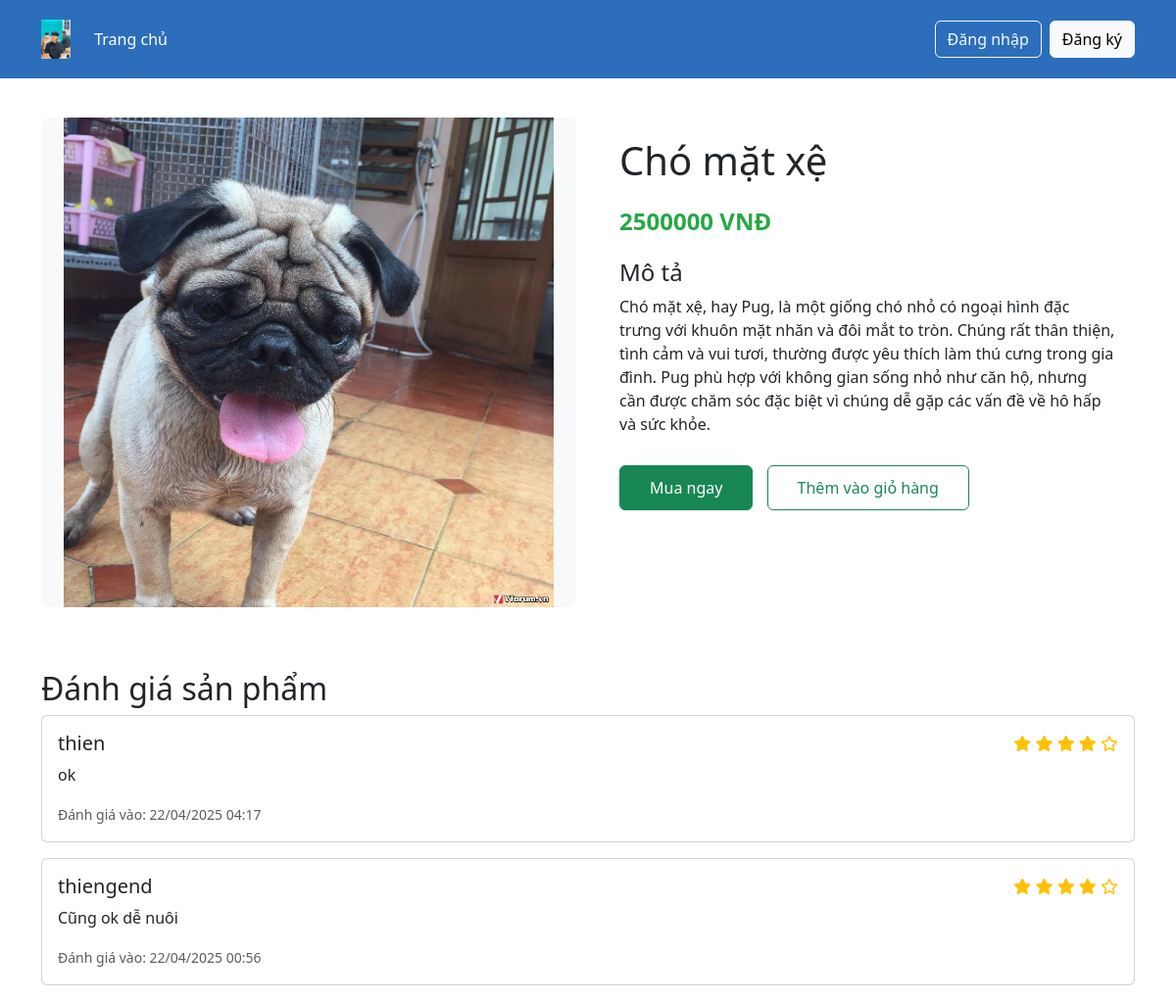
/product/16/, run on the app's committed database.
### accounts/models.py (models this page shows, shortened)
class Product(models.Model):
    name = models.CharField(max_length=200, verbose_name='Tên sản phẩm')
    description = models.TextField(verbose_name='Mô tả')
    price = models.DecimalField(max_digits=10, decimal_places=0, verbose_name='Giá')
    image = models.ImageField(upload_to='products/', verbose_name='Hình ảnh')
    category = models.ForeignKey(Category, on_delete=models.CASCADE, verbose_name='Loại sản phẩm')
    created_at = models.DateTimeField(auto_now_add=True, verbose_name='Ngày tạo')
    updated_at = models.DateTimeField(auto_now=True, verbose_name='Ngày cập nhật')
    is_active = models.BooleanField(default=True, verbose_name='Kích hoạt')
    class Meta:
        verbose_name = 'Products'
        verbose_name_plural = 'Products'
        ordering = ['-created_at']

class Review(models.Model):
    order = models.ForeignKey(Order, on_delete=models.CASCADE, related_name='reviews', null=True, blank=True)
    product = models.ForeignKey(Product, on_delete=models.CASCADE, related_name='reviews', null=True, blank=True)
    user = models.ForeignKey(User, on_delete=models.CASCADE)
    rating = models.IntegerField(choices=[(i, i) for i in range(1, 6)])
    comment = models.TextField()
    created_at = models.DateTimeField(auto_now_add=True)
    updated_at = models.DateTimeField(auto_now=True)
    class Meta:
        ordering = ['-created_at']

### ecommerce/urls.py (the view)
# urls.py: path('product/<int:product_id>/', product_detail, name='product_detail'),
def product_detail(request, product_id):
    product = get_object_or_404(Product, id=product_id, is_active=True)
    user_review = None
    if request.user.is_authenticated:
        user_review = Review.objects.filter(product=product, user=request.user).first()
    cart_count = 0
    if request.user.is_authenticated:
        cart_count = views.CartItem.objects.filter(cart__user=request.user).count()
    return render(request, 'product_detail.html', {
        'product': product,
        'user_review': user_review,
        'cart_count': cart_count
    })

### ecommerce/templates/product_detail.html (shortened to what this page needs)
{% load static %}
<!DOCTYPE html>
<html lang="en">
<head>
    <link href="https://cdn.jsdelivr.net/npm/bootstrap@5.3.0/dist/css/bootstrap.min.css" rel="stylesheet">
    <link href="https://cdnjs.cloudflare.com/ajax/libs/font-awesome/6.0.0/css/all.min.css" rel="stylesheet">
</head>
<body>
    <nav class="navbar navbar-expand-lg nav-main">
        <div class="container">
            <a class="navbar-brand" href="{% url 'home' %}">
                <img src="{% static 'images/pic.jpg' %}" alt="Logo">
            </a>
            <div class="collapse navbar-collapse" id="navbarNav">
                <ul class="navbar-nav me-auto mb-2 mb-lg-0">
                    <li class="nav-item">
                        <a class="nav-link" href="{% url 'home' %}">Trang chủ</a>
                    </li>
                </ul>
                <div class="d-flex align-items-center">
                    {% if user.is_authenticated %}
                        <div class="cart-section me-3">
                            <a href="{% url 'cart' %}" class="text-white">
                                <i class="fas fa-shopping-cart"></i>
                                <span class="badge bg-danger">{{ cart_count }}</span>
                            </a>
                        </div>
                        <a href="{% url 'logout' %}" class="btn btn-outline-light">Đăng xuất</a>
                    {% else %}
                        <a href="{% url 'login' %}" class="btn btn-outline-light me-2">Đăng nhập</a>
                        <a href="{% url 'register' %}" class="btn btn-light">Đăng ký</a>
                    {% endif %}
                </div>
            </div>
        </div>
    </nav>
    <section class="product-detail">
        <div class="container">
            <div class="row">
                <div class="col-md-6">
                    <img src="{{ product.image.url }}" alt="{{ product.name }}" class="product-image">
                </div>
                <div class="col-md-6">
                    <div class="product-info">
                        <h1>{{ product.name }}</h1>
                        <div class="product-price">{{ product.price }} VNĐ</div>
                        <div class="product-description">
                            <h4>Mô tả</h4>
                            <p>{{ product.description }}</p>
                        </div>
                        <div class="action-buttons">
                            <a href="{% url 'checkout_product' product.id %}" class="btn btn-success">Mua ngay</a>
                            <form method="post" action="{% url 'add_to_cart' product.id %}" style="display: inline;">
                                <button type="submit" class="btn btn-outline-success">Thêm vào giỏ hàng</button>
                            </form>
                        </div>
                    </div>
                </div>
            </div>
        </div>
    </section>
    <div class="container mt-4">
        <div class="row">
            <div class="col-12">
                <h2>Đánh giá sản phẩm</h2>
                {% if product.reviews.all %}
                    <div class="reviews-list">
                        {% for review in product.reviews.all %}
                            <div class="card mb-3">
                                <div class="card-body">
                                    <div class="d-flex justify-content-between">
                                        <h5 class="card-title">{{ review.user.username }}</h5>
                                        <div class="text-warning">
                                            {% for i in "12345"|make_list %}
                                                {% if forloop.counter <= review.rating %}
                                                    <i class="fas fa-star"></i>
                                                {% else %}
                                                    <i class="far fa-star"></i>
                                                {% endif %}
                                            {% endfor %}
                                        </div>
                                    </div>
                                    <p class="card-text">{{ review.comment }}</p>
                                    <small class="text-muted">
                                        Đánh giá vào: {{ review.created_at|date:"d/m/Y H:i" }}
                                    </small>
                                </div>
                            </div>
                        {% endfor %}
                    </div>
                {% else %}
                    <p class="text-muted">Chưa có đánh giá nào cho sản phẩm này.</p>
                {% endif %}
            </div>
        </div>
    </div>
</body>
</html>

### ecommerce/templates/product_detail.html (style rules this page uses)
.nav-main { background-color: #2c6ebb; padding: 15px; }
.nav-main .navbar-brand img { height: 40px; }
.nav-main .nav-link { color: white !important; }
.product-detail { padding: 40px 0; }
.product-image { width: 100%; max-height: 500px; object-fit: contain; background-color: #f8f9fa; border-radius: 8px; }
.product-info { padding: 20px; }
.product-price { font-size: 24px; font-weight: bold; color: #28a745; margin: 20px 0; }
.product-description { margin: 20px 0; }
.action-buttons { margin-top: 30px; }
.action-buttons .btn { margin-right: 10px; padding: 10px 30px; }

### data on the page
Product: image (picture), name "Chó mặt xệ", price "2500000", description "Chó mặt xệ, hay Pug, là một giống chó nhỏ có ngoại hình đặc trưng với khuôn mặt nhăn và đôi mắt to tròn. Chúng rất thân thiện, tình cảm và vui tươi, thường được yêu thích làm thú cưng trong gia đình. Pug phù hợp với không gian sống nhỏ như căn hộ, nhưng cần được chăm sóc đặc biệt vì chúng dễ gặp các vấn đề về hô hấp và sức khỏe."
Review: user.username "thien", rating 4 (drawn), comment "ok", created_at "22/04/2025 04:17"
Review: user.username "thiengend", rating 4 (drawn), comment "Cũng ok dễ nuôi", created_at "22/04/2025 00:56"
